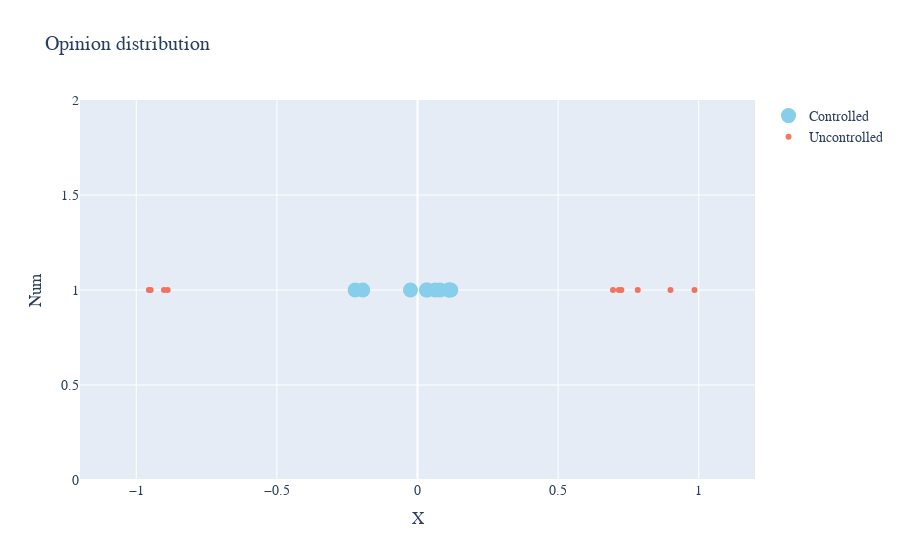

Notebook code cell kept with this figure:
### Code cell
fig = make_subplots(rows=1, cols=1)
fig.add_trace(go.Scatter(x=c_xs[:, -1].flatten(), y=np.ones(eq.var_dim-1),
                         mode='markers',
                         name="Controlled", marker=dict(color='SkyBlue', size=15)), row=1, col=1)
fig.add_trace(go.Scatter(x=uc_xs[:, -1].flatten(), y=np.ones(eq.var_dim-1),
                         mode='markers',
                         name="Uncontrolled", opacity=0.8), row=1, col=1)
fig.update_layout(
    title="Opinion distribution",
    xaxis_title="X",
    yaxis_title="Num",
    xaxis_range=[-1.2,1.2],
    font=dict(
        family="Courier New, monospace",
        size=14
    )
)
fig.show()

### Figure 1 — Plotly figure (JSON) as saved in the notebook; plotly's stock layout.template omitted (floating-point values rounded to 4 significant figures)
{"data": [{"marker": {"color": "SkyBlue", "size": 15}, "mode": "markers", "name": "Controlled", "type": "scatter", "x": [0.06319, 0.1123, 0.03148, 0.08054, 0.1108, 0.03494, -0.2218, -0.1947, -0.02504, 0.1185], "xaxis": "x", "y": [1, 1, 1, 1, 1, 1, 1, 1, 1, 1], "yaxis": "y"}, {"mode": "markers", "name": "Uncontrolled", "opacity": 0.8, "type": "scatter", "x": [-0.8882, -0.9014, -0.955, -0.9487, 0.8994, 0.783, 0.7249, 0.7162, 0.6951, 0.9849], "xaxis": "x", "y": [1, 1, 1, 1, 1, 1, 1, 1, 1, 1], "yaxis": "y"}], "layout": {"font": {"family": "Courier New, monospace", "size": 14}, "title": {"text": "Opinion distribution"}, "xaxis": {"anchor": "y", "domain": [0, 1], "range": [-1.2, 1.2], "title": {"text": "X"}}, "yaxis": {"anchor": "x", "domain": [0, 1], "title": {"text": "Num"}}}}
